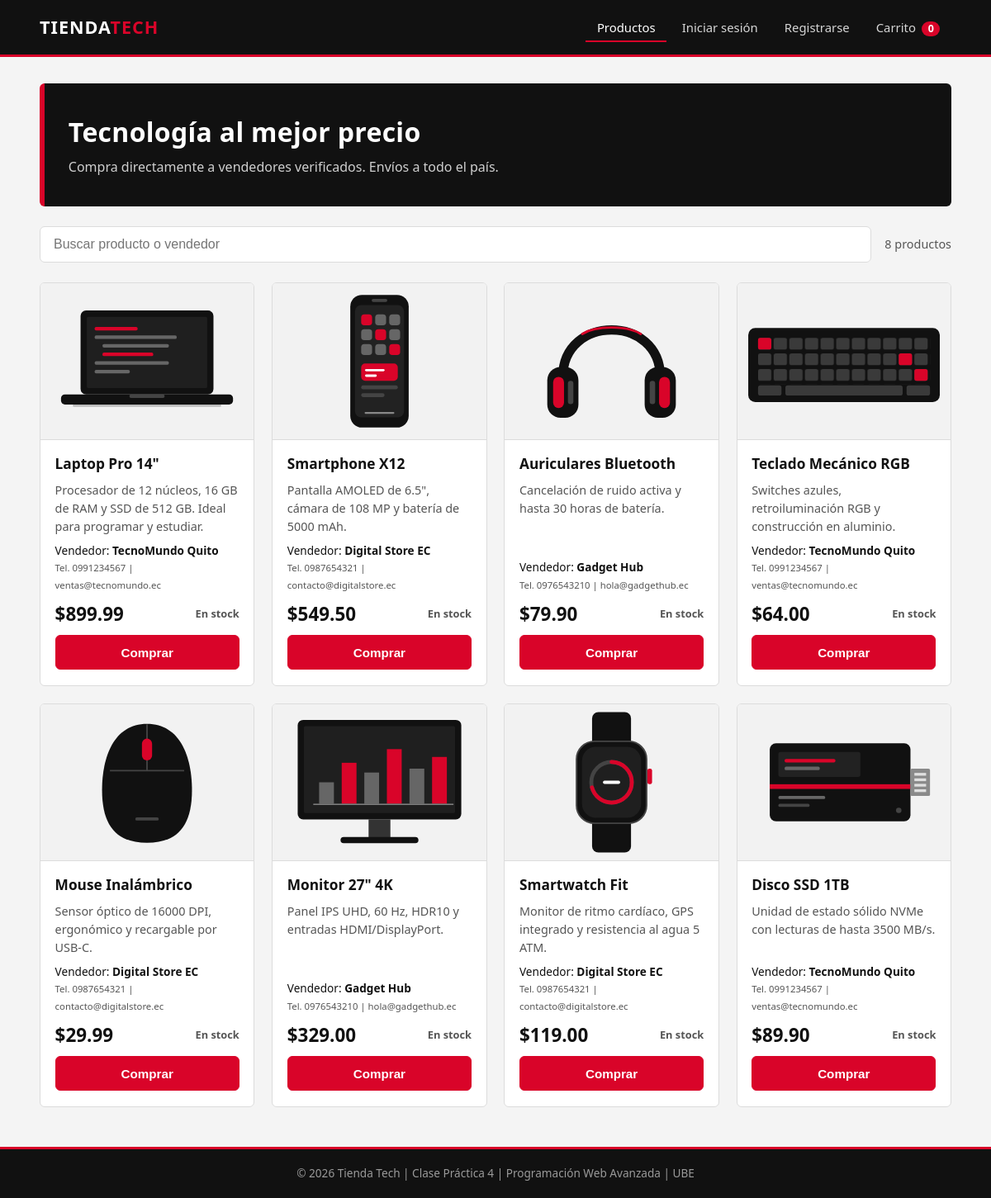
The page / on the database its author committed.
### tables this page shows
CREATE TABLE productos (
  id           INT AUTO_INCREMENT PRIMARY KEY,
  nombre       VARCHAR(120) NOT NULL,
  descripcion  TEXT NOT NULL,
  precio       DECIMAL(10,2) NOT NULL,
  imagen       VARCHAR(255) NOT NULL,
  stock        INT NOT NULL DEFAULT 10,
  vendedor_id  INT NOT NULL,
  CONSTRAINT fk_prod_vend FOREIGN KEY (vendedor_id) REFERENCES vendedores(id)
);

CREATE TABLE vendedores (
  id        INT AUTO_INCREMENT PRIMARY KEY,
  nombre    VARCHAR(100) NOT NULL,
  correo    VARCHAR(120) NOT NULL UNIQUE,
  telefono  VARCHAR(20)  NOT NULL
);

### includes/funciones.php (called while the page is built, shortened)
<?php
require_once __DIR__ . '/../config.php';
function e(?string $texto): string
{
    return htmlspecialchars($texto ?? '', ENT_QUOTES, 'UTF-8');
}
function dinero(float $valor): string
{
    return '$' . number_format($valor, 2, '.', ',');
}
function estaLogueado(): bool
{
    return isset($_SESSION['cliente_id']);
}
function obtenerProductos(): array
{
    $sql = 'SELECT p.*, v.nombre AS vendedor, v.correo AS vendedor_correo, v.telefono AS vendedor_telefono
            FROM productos p
            JOIN vendedores v ON v.id = p.vendedor_id
            ORDER BY p.id';
    return conectar()->query($sql)->fetchAll();
}
function carrito(): array
{
    return $_SESSION['carrito'] ?? [];
}
function carritoCantidadTotal(): int
{
    return array_sum(carrito());
}

### config.php (called while the page is built, shortened)
<?php
function conectar(): PDO
{
    static $pdo = null;
    if ($pdo === null) {
        try {
            $pdo = new PDO(
                'mysql:host=' . DB_HOST . ';dbname=' . DB_NAME . ';charset=utf8mb4',
                DB_USER,
                DB_PASS,
                [
                    PDO::ATTR_ERRMODE            => PDO::ERRMODE_EXCEPTION,
                    PDO::ATTR_DEFAULT_FETCH_MODE => PDO::FETCH_ASSOC,
                ]
            );
        } catch (PDOException $e) {
            die('Error de conexión a la base de datos. Revisa config.php y que hayas importado database.sql.');
        }
    }
    return $pdo;
}

### index.php (the view, shortened to what this page needs)
<?php
require __DIR__ . '/includes/header.php';
$productos = obtenerProductos();
?>
<section class="hero">
    <h1>Tecnología al mejor precio</h1>
    <p>Compra directamente a vendedores verificados. Envíos a todo el país.</p>
</section>
<div class="buscador">
    <input type="search" id="buscar" placeholder="Buscar producto o vendedor" aria-label="Buscar productos">
    <span id="resultados-texto" class="buscador__texto"><?= count($productos) ?> productos</span>
</div>
<section class="grilla" id="grilla-productos">
<?php foreach ($productos as $p): ?>
    <article class="tarjeta"
             data-nombre="<?= e(mb_strtolower($p['nombre'] . ' ' . $p['vendedor'])) ?>">
        <img src="<?= e($p['imagen']) ?>" alt="<?= e($p['nombre']) ?>" loading="lazy">
        <div class="tarjeta__cuerpo">
            <h2><?= e($p['nombre']) ?></h2>
            <p class="tarjeta__desc"><?= e($p['descripcion']) ?></p>
            <p class="tarjeta__vendedor">
                Vendedor: <strong><?= e($p['vendedor']) ?></strong><br>
                <small>Tel. <?= e($p['vendedor_telefono']) ?> | <?= e($p['vendedor_correo']) ?></small>
            </p>
            <div class="tarjeta__pie">
                <span class="precio"><?= dinero((float) $p['precio']) ?></span>
                <?php if ((int) $p['stock'] > 0): ?>
                    <span class="stock <?= $p['stock'] <= 5 ? 'stock--bajo' : '' ?>">
                        <?= $p['stock'] <= 5 ? 'Quedan ' . (int) $p['stock'] : 'En stock' ?>
                    </span>
                <?php else: ?>
                    <span class="stock stock--agotado">Agotado</span>
                <?php endif; ?>
            </div>
            <button class="btn btn--primario btn-comprar"
                    data-id="<?= (int) $p['id'] ?>"
                    <?= (int) $p['stock'] <= 0 ? 'disabled' : '' ?>>
                Comprar
            </button>
        </div>
    </article>
<?php endforeach; ?>
</section>
<?php require __DIR__ . '/includes/footer.php'; ?>

### includes/header.php (shortened to what this page needs)
<?php
require_once __DIR__ . '/funciones.php';
$paginaActual = basename($_SERVER['PHP_SELF']);
?>
<!DOCTYPE html>
<html lang="es">
<head>
    <link rel="stylesheet" href="css/style.css">
</head>
<body>
<header class="cabecera">
    <div class="contenedor cabecera__fila">
        <a href="index.php" class="logo">Tienda<span>Tech</span></a>
        <nav class="menu">
            <a href="index.php" class="<?= $paginaActual === 'index.php' ? 'activo' : '' ?>">Productos</a>
            <?php if (estaLogueado()): ?>
                <a href="pedidos.php" class="<?= $paginaActual === 'pedidos.php' ? 'activo' : '' ?>">Mis pedidos</a>
                <span class="menu__usuario"><?= e(explode(' ', $_SESSION['cliente_nombre'])[0]) ?></span>
                <a href="logout.php">Salir</a>
            <?php else: ?>
                <a href="login.php" class="<?= $paginaActual === 'login.php' ? 'activo' : '' ?>">Iniciar sesión</a>
                <a href="registro.php" class="<?= $paginaActual === 'registro.php' ? 'activo' : '' ?>">Registrarse</a>
            <?php endif; ?>
            <a href="carrito.php" class="btn-carrito <?= $paginaActual === 'carrito.php' ? 'activo' : '' ?>">
                Carrito <span id="contador-carrito" class="contador"><?= carritoCantidadTotal() ?></span>
            </a>
        </nav>
    </div>
</header>
<main class="contenedor principal">

### includes/footer.php (shortened to what this page needs)
</main>
<footer class="pie">
    <div class="contenedor">
        <p>&copy; <?= date('Y') ?> <?= e(SITE_NAME) ?> | Clase Práctica 4 | Programación Web Avanzada | UBE</p>
    </div>
</footer>
</body>
</html>

### css/style.css (style rules this page uses)
:root { --negro: #111111; --rojo: #d90429; --rojo-osc: #a80320; --blanco: #ffffff; --fondo: #f4f4f4; --borde: #dcdcdc; --suave: #555555; --radio: 6px; }
* { box-sizing: border-box; margin: 0; padding: 0; }
body { font-family: "Segoe UI", system-ui, -apple-system, Roboto, Arial, sans-serif; background: var(--fondo); color: var(--negro); line-height: 1.5; min-height: 100vh; display: flex; flex-direction: column; }
a { color: var(--rojo); text-decoration: none; }
h1 { font-size: 1.7rem; margin-bottom: 1.2rem; letter-spacing: .3px; }
.contenedor { width: min(1140px, 92%); margin-inline: auto; }
.principal { flex: 1; padding: 2rem 0 3rem; }
.cabecera { background: var(--negro); color: var(--blanco); position: sticky; top: 0; z-index: 50; border-bottom: 3px solid var(--rojo); }
.cabecera__fila { display: flex; align-items: center; justify-content: space-between; flex-wrap: wrap; gap: .75rem; padding: .9rem 0; }
.logo { color: var(--blanco); font-size: 1.35rem; font-weight: 800; letter-spacing: 1px; text-transform: uppercase; }
.logo span { color: var(--rojo); }
.menu { display: flex; align-items: center; flex-wrap: wrap; gap: .3rem; }
.menu a { color: #d6d6d6; padding: .45rem .85rem; border-radius: var(--radio); font-size: .93rem; transition: background .2s, color .2s; }
.menu a.activo { color: var(--blanco); box-shadow: inset 0 -2px 0 var(--rojo); border-radius: 0; }
.contador { display: inline-block; min-width: 1.4rem; padding: 0 .4rem; margin-left: .2rem; background: var(--rojo); color: var(--blanco); border-radius: 999px; font-weight: 700; font-size: .78rem; text-align: center; }
.hero { background: var(--negro); color: var(--blanco); border-left: 6px solid var(--rojo); border-radius: var(--radio); padding: 2.2rem 1.8rem; margin-bottom: 1.5rem; }
.hero h1 { margin-bottom: .4rem; font-size: 2rem; }
.hero p { color: #cfcfcf; }
.buscador { display: flex; align-items: center; gap: 1rem; flex-wrap: wrap; margin-bottom: 1.5rem; }
.buscador input { flex: 1; min-width: 220px; padding: .75rem 1rem; border: 1px solid var(--borde); border-radius: var(--radio); font-size: 1rem; background: var(--blanco); }
.buscador__texto { color: var(--suave); font-size: .9rem; }
.grilla { display: grid; grid-template-columns: repeat(auto-fill, minmax(250px, 1fr)); gap: 1.3rem; }
.tarjeta { background: var(--blanco); border: 1px solid var(--borde); border-radius: var(--radio); overflow: hidden; display: flex; flex-direction: column; transition: border-color .2s, transform .2s; }
.tarjeta img { width: 100%; height: 190px; object-fit: cover; background: #f2f2f2; border-bottom: 1px solid var(--borde); }
.tarjeta__cuerpo { padding: 1rem 1.1rem 1.2rem; display: flex; flex-direction: column; flex: 1; gap: .55rem; }
.tarjeta h2 { font-size: 1.08rem; }
.tarjeta__desc { color: var(--suave); font-size: .9rem; flex: 1; }
.tarjeta__vendedor { font-size: .85rem; }
.tarjeta__vendedor small { color: var(--suave); }
.tarjeta__pie { display: flex; align-items: center; justify-content: space-between; }
.precio { font-size: 1.4rem; font-weight: 800; color: var(--negro); }
.stock { font-size: .8rem; font-weight: 600; color: var(--suave); }
.btn { display: inline-block; padding: .7rem 1.3rem; border: 1px solid var(--negro); border-radius: var(--radio); background: var(--blanco); color: var(--negro); font-size: .95rem; font-weight: 600; cursor: pointer; transition: background .2s, color .2s, transform .1s; }
.btn--primario { background: var(--rojo); color: var(--blanco); border-color: var(--rojo); }
.pie { background: var(--negro); color: #9a9a9a; text-align: center; padding: 1.2rem 0; font-size: .85rem; border-top: 3px solid var(--rojo); }

### rows shown on the page
productos: imagen (picture), nombre "Laptop Pro 14\"", descripcion "Procesador de 12 núcleos, 16 GB de RAM y SSD de 512 GB. Ideal para programar y estudiar.", vendedor.nombre "TecnoMundo Quito", vendedor.telefono "0991234567", vendedor.correo "ventas@tecnomundo.ec", precio "$899.99", stock "En stock"
productos: imagen (picture), nombre "Smartphone X12", descripcion "Pantalla AMOLED de 6.5\", cámara de 108 MP y batería de 5000 mAh.", vendedor.nombre "Digital Store EC", vendedor.telefono "0987654321", vendedor.correo "contacto@digitalstore.ec", precio "$549.50", stock "En stock"
productos: imagen (picture), nombre "Auriculares Bluetooth", descripcion "Cancelación de ruido activa y hasta 30 horas de batería.", vendedor.nombre "Gadget Hub", vendedor.telefono "0976543210", vendedor.correo "hola@gadgethub.ec", precio "$79.90", stock "En stock"
productos: imagen (picture), nombre "Teclado Mecánico RGB", descripcion "Switches azules, retroiluminación RGB y construcción en aluminio.", vendedor.nombre "TecnoMundo Quito", vendedor.telefono "0991234567", vendedor.correo "ventas@tecnomundo.ec", precio "$64.00", stock "En stock"
productos: imagen (picture), nombre "Mouse Inalámbrico", descripcion "Sensor óptico de 16000 DPI, ergonómico y recargable por USB-C.", vendedor.nombre "Digital Store EC", vendedor.telefono "0987654321", vendedor.correo "contacto@digitalstore.ec", precio "$29.99", stock "En stock"
productos: imagen (picture), nombre "Monitor 27\" 4K", descripcion "Panel IPS UHD, 60 Hz, HDR10 y entradas HDMI/DisplayPort.", vendedor.nombre "Gadget Hub", vendedor.telefono "0976543210", vendedor.correo "hola@gadgethub.ec", precio "$329.00", stock "En stock"
productos: imagen (picture), nombre "Smartwatch Fit", descripcion "Monitor de ritmo cardíaco, GPS integrado y resistencia al agua 5 ATM.", vendedor.nombre "Digital Store EC", vendedor.telefono "0987654321", vendedor.correo "contacto@digitalstore.ec", precio "$119.00", stock "En stock"
productos: imagen (picture), nombre "Disco SSD 1TB", descripcion "Unidad de estado sólido NVMe con lecturas de hasta 3500 MB/s.", vendedor.nombre "TecnoMundo Quito", vendedor.telefono "0991234567", vendedor.correo "ventas@tecnomundo.ec", precio "$89.90", stock "En stock"

### other values the page prints
carritoCantidadTotal() "0"
count($productos) "8"
SITE_NAME "Tienda Tech"
